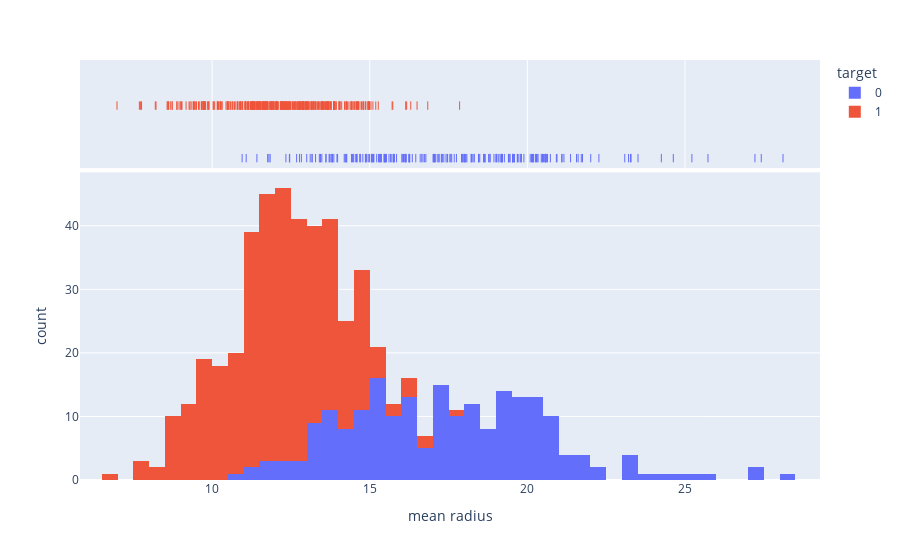

Notebook source saved alongside this figure:
### Markdown cell above
### TASK #3: PLOT INTERACTIVE HISTOGRAMS WITH MARGINAL PLOTS

### Code cell
# With the marginal keyword, a subplot is drawn alongside the histogram, visualizing the distribution. 
# For example, the plotly.express function px.histogram can add a subplot with a different statistical representation than the histogram, given by the parameter marginal. Plotly Express is the easy-to-use, high-level interface to Plotly, 
fig = px.histogram(cancer_df, x = 'mean radius', color = 'target', marginal='rug', nbins=60)
fig.show()

### Figure 1 — Plotly figure (JSON) as saved in the notebook; plotly's stock layout.template omitted (floating-point values rounded to 4 significant figures; data arrays with more than 128 entries replaced by an {"elided": "..."} marker saying what was removed)
{"data": [{"alignmentgroup": "True", "bingroup": "x", "hovertemplate": "target=0<br>mean radius=%{x}<br>count=%{y}<extra></extra>", "legendgroup": "0", "marker": {"color": "#636efa", "pattern": {"shape": ""}}, "name": "0", "nbinsx": 60, "offsetgroup": "0", "orientation": "v", "showlegend": true, "type": "histogram", "x": {"elided": "212 float values"}, "xaxis": "x", "yaxis": "y"}, {"alignmentgroup": "True", "boxpoints": "all", "fillcolor": "rgba(255,255,255,0)", "hoveron": "points", "hovertemplate": "target=0<br>mean radius=%{x}<extra></extra>", "jitter": 0, "legendgroup": "0", "line": {"color": "rgba(255,255,255,0)"}, "marker": {"color": "#636efa", "symbol": "line-ns-open"}, "name": "0", "offsetgroup": "0", "showlegend": false, "type": "box", "x": {"elided": "212 float values"}, "xaxis": "x2", "yaxis": "y2"}, {"alignmentgroup": "True", "bingroup": "x", "hovertemplate": "target=1<br>mean radius=%{x}<br>count=%{y}<extra></extra>", "legendgroup": "1", "marker": {"color": "#EF553B", "pattern": {"shape": ""}}, "name": "1", "nbinsx": 60, "offsetgroup": "1", "orientation": "v", "showlegend": true, "type": "histogram", "x": {"elided": "357 float values"}, "xaxis": "x", "yaxis": "y"}, {"alignmentgroup": "True", "boxpoints": "all", "fillcolor": "rgba(255,255,255,0)", "hoveron": "points", "hovertemplate": "target=1<br>mean radius=%{x}<extra></extra>", "jitter": 0, "legendgroup": "1", "line": {"color": "rgba(255,255,255,0)"}, "marker": {"color": "#EF553B", "symbol": "line-ns-open"}, "name": "1", "offsetgroup": "1", "showlegend": false, "type": "box", "x": {"elided": "357 float values"}, "xaxis": "x2", "yaxis": "y2"}], "layout": {"autosize": true, "barmode": "relative", "legend": {"title": {"text": "target"}, "tracegroupgap": 0}, "margin": {"t": 60}, "xaxis": {"anchor": "y", "autorange": true, "domain": [0, 1], "range": [5.807, 29.28], "title": {"text": "mean radius"}, "type": "linear"}, "xaxis2": {"anchor": "y2", "autorange": true, "domain": [0, 1], "matches": "x", "range": [5.807, 29.28], "showgrid": true, "showticklabels": false, "type": "linear"}, "yaxis": {"anchor": "x", "autorange": true, "domain": [0, 0.7326], "range": [0, 48.42], "title": {"text": "count"}}, "yaxis2": {"anchor": "x2", "autorange": true, "domain": [0.7426, 1], "matches": "y2", "range": [-0.6119, 1.5], "showgrid": false, "showline": false, "showticklabels": false, "ticks": "", "type": "category"}}}
